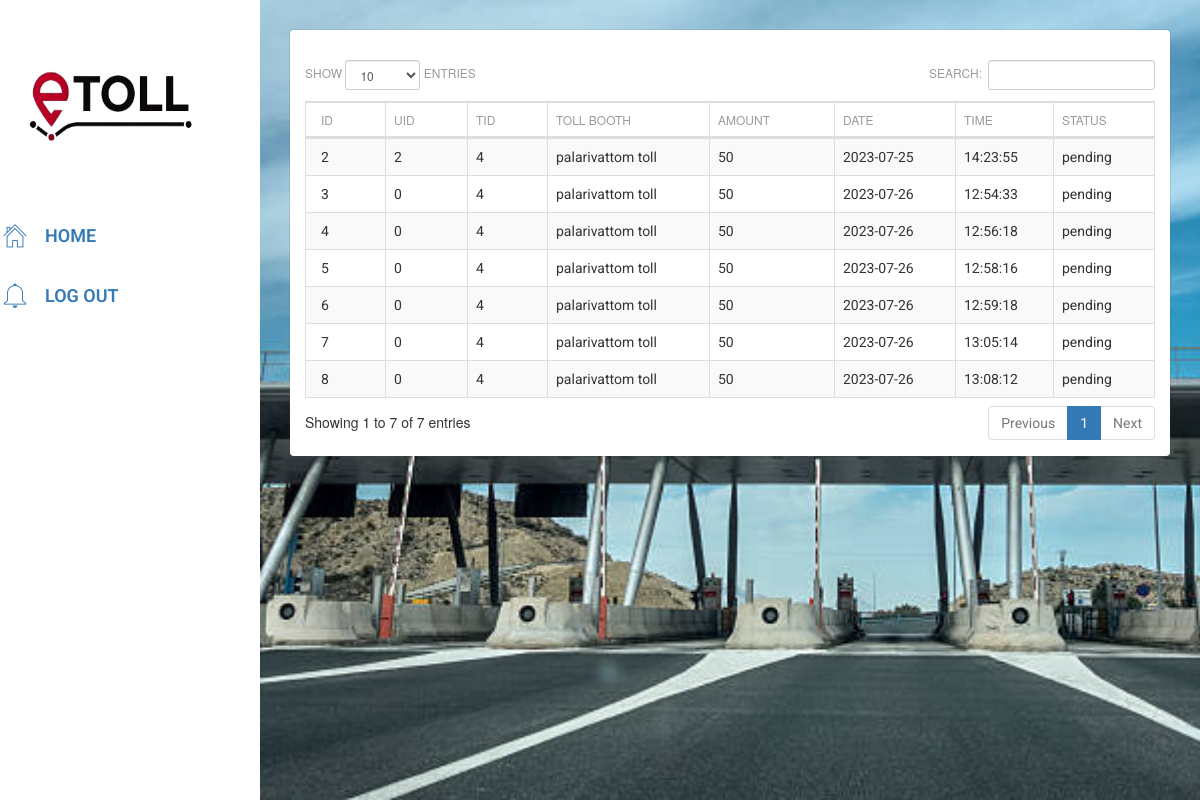
The app's page /php/E-Toll/user_toll/select.php with its own data.
### tables this page shows
CREATE TABLE IF NOT EXISTS `user_toll` (
  `id` int(10) NOT NULL AUTO_INCREMENT,
  `uid` int(11) NOT NULL,
  `tid` int(11) NOT NULL,
  `toll_booth` varchar(100) NOT NULL,
  `amount` varchar(100) NOT NULL,
  `date` date NOT NULL,
  `time` time NOT NULL,
  `status` varchar(100) NOT NULL,
  PRIMARY KEY (`id`)
);

### php/E-Toll/user_toll/tables.php (called while the page is built, shortened)
<?php
$table="user_toll";
?>

### php/E-Toll/user_toll/select.php (the view, shortened to what this page needs)
<?php
include("tables.php");
include("../header_inner.php");
$i=0;
?>
		<link rel="stylesheet" type="text/css" href="datatables.min.css">
<div class="">
<div class="clearfix"></div>
<table id="example" class="table table-striped table-bordered dataTable no-footer" cellspacing="0"  role="grid" aria-describedby="example_info" >
          <?php
		  include("../connection.php");
	?>
	<?php
		  $result2 = mysqli_query($con,"SHOW FIELDS FROM $table");
 echo "<thead><tr>";
while ($row2 = mysqli_fetch_array($result2))
 {
  $name=$row2['Field'];
  echo "<th>".
  str_replace('_', ' ', $name)
  ."</th>";
 $i++;
 }
 echo "
 </tr></thead>";
   echo "<tbody>";
 	$result = mysqli_query($con,"SELECT * FROM $table ");
		while($row = mysqli_fetch_array($result))
		{
		echo "<tr>";
		for($k=0;$k<$i;$k++)
		{
			if($k==30)
			{
			  $sql2 = "select *  from customer where id='$_SESSION[userid]' ";
    $result2 = mysqli_query($con, $sql2) or die("Error in Selecting " . mysqli_error($connection));
$row2 =mysqli_fetch_array($result2);
			echo "<td >  $row2[contact_person]</td>";
			}
			elseif($k==31)
			{
			echo "<td class='hiddentd'> $row[content] </td>";
			}
				elseif($k==40)
			{
			echo "<td > <img src='uploads/$row[$k]' width='100'></td>";
			}
			else
			{
			echo "<td >$row[$k]</td>";
			}
		}
			echo "
			</tr>";
		}
        ?>
        </tbody>
    </table>
    </div>

### php/E-Toll/common/menu.php (shortened to what this page needs)
?><!doctype html>
<html lang="en">
<head>
    <link href="../assets/css/bootstrap.min.css" rel="stylesheet" />
    <link href="../assets/css/animate.min.css" rel="stylesheet"/>
    <link href="../assets/css/light-bootstrap-dashboard.css" rel="stylesheet"/>
    <link href="../assets/css/demo.css" rel="stylesheet" />
    <link href="../common/font-awesome.min.css" rel="stylesheet">
    <link href="../assets/css/pe-icon-7-stroke.css" rel="stylesheet" />
</head>
<body>
<div class="wrapper">
<div class="sidebar" data-color="yh" >
    	<div class="sidebar-wrapper">
            <div class="logo">
            <br/> <br/>
               <a href="../dashboard/dashboard.php"><img src="../common/core-img/images.png"  width="195" height="110"></a>
            </div>
            <ul class="nav">
                <li >
                    <a href="../dashboard/dashboard.php">
                        <div class="font-icon-detail"></i><i class="pe-7s-home"></i>
                        <p style="font-size:18px">Home</p>
                    </a>
                </li>
                 <li>
                    <a href="../login/login.php?status=logout">
                        <div class="font-icon-detail"/><i class="pe-7s-bell"></i>
                         <p style="font-size:18px">Log Out</p>
                    </a>
                </li>
            </ul>
    	</div>
    </div>
    <div class="main-panel" style=" background-image: url(../dashboard/bgtoll.jpg); background-size:cover;">

### php/E-Toll/header_inner.php (shortened to what this page needs)
<?php
include("../common/menu.php");
?>
        <div class="content">
            <div class="container-fluid">
                <div class="row">
                    <div class="col-md-12">
                        <div class="card">
                            <div class="header">
                            </div>
                             <div class="content">

### records on screen
user_toll: id "2", uid "2", tid "4", toll_booth "palarivattom toll", amount "50", date "2023-07-25", time "14:23:55", status "pending"
user_toll: id "3", uid "0", tid "4", toll_booth "palarivattom toll", amount "50", date "2023-07-26", time "12:54:33", status "pending"
user_toll: id "4", uid "0", tid "4", toll_booth "palarivattom toll", amount "50", date "2023-07-26", time "12:56:18", status "pending"
user_toll: id "5", uid "0", tid "4", toll_booth "palarivattom toll", amount "50", date "2023-07-26", time "12:58:16", status "pending"
user_toll: id "6", uid "0", tid "4", toll_booth "palarivattom toll", amount "50", date "2023-07-26", time "12:59:18", status "pending"
user_toll: id "7", uid "0", tid "4", toll_booth "palarivattom toll", amount "50", date "2023-07-26", time "13:05:14", status "pending"
user_toll: id "8", uid "0", tid "4", toll_booth "palarivattom toll", amount "50", date "2023-07-26", time "13:08:12", status "pending"

### other values on screen
str_replace('_', ' ', $name) "ID"
str_replace('_', ' ', $name) "UID"
str_replace('_', ' ', $name) "TID"
str_replace('_', ' ', $name) "TOLL BOOTH"
str_replace('_', ' ', $name) "AMOUNT"
str_replace('_', ' ', $name) "DATE"
str_replace('_', ' ', $name) "TIME"
str_replace('_', ' ', $name) "STATUS"
